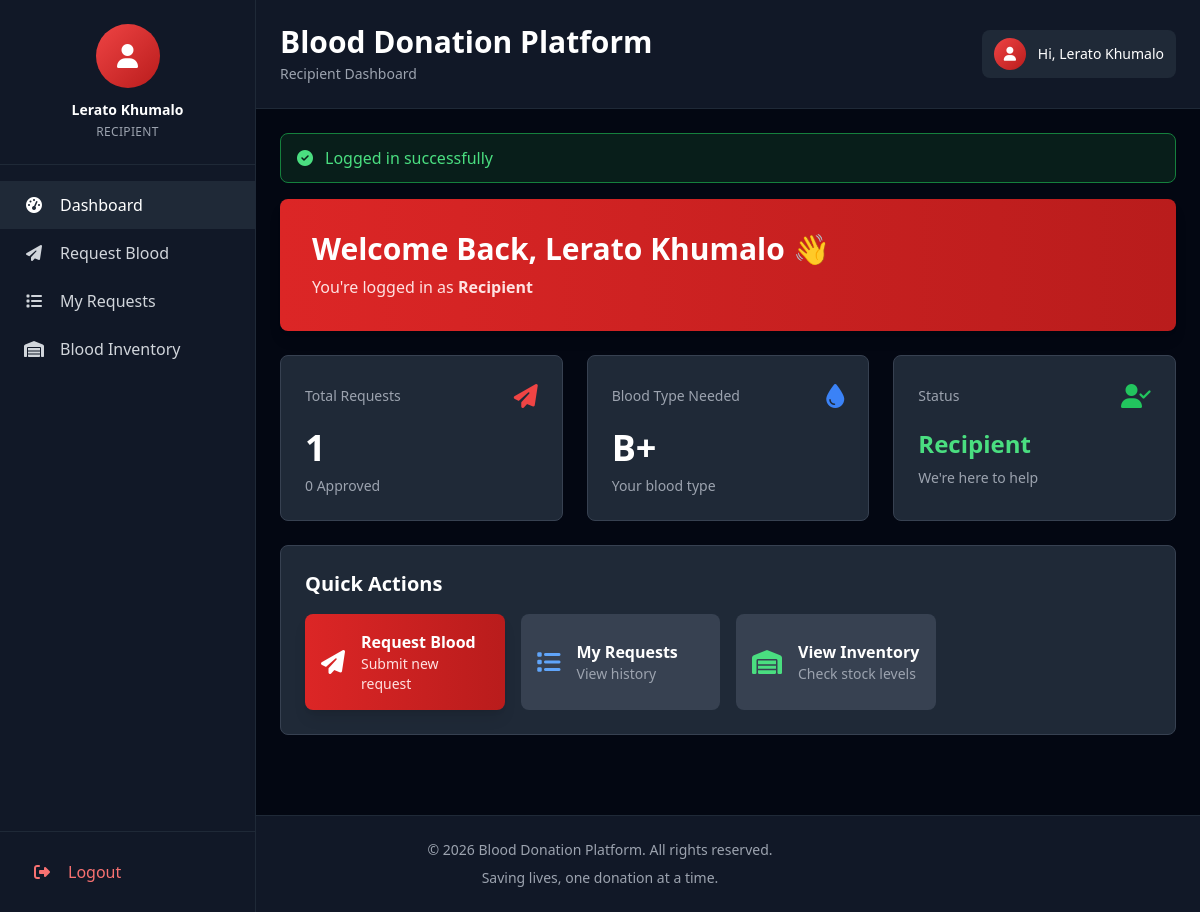
The app's page /dashboard.php (signed in) with its own data.
### tables this page shows
CREATE TABLE IF NOT EXISTS users (
  id INT AUTO_INCREMENT PRIMARY KEY,
  full_name VARCHAR(150) NOT NULL,
  email VARCHAR(150) NOT NULL UNIQUE,
  password VARCHAR(255) NOT NULL,
  phone VARCHAR(30),
  gender ENUM('Male','Female','Other') DEFAULT 'Other',
  blood_type VARCHAR(3),
  address TEXT,
  user_type ENUM('Admin','Staff','Donor','Recipient') NOT NULL DEFAULT 'Donor',
  created_at TIMESTAMP DEFAULT CURRENT_TIMESTAMP
);

### db.php (called while the page is built, shortened)
<?php
$db_host = 'localhost';
$db_user = 'root';
$db_pass = '';
$db_name = 'blood_donation_db';
$con = new mysqli($db_host, $db_user, $db_pass, $db_name);
function flash($key, $val = null) {
    if ($val === null) {
        if (isset($_SESSION['flash'][$key])) {
            $v = $_SESSION['flash'][$key];
            return $v;
        }
        return null;
    }
}
function current_user() {
    global $con;
    $id = (int)$_SESSION['user_id'];
    $res = $con->query("SELECT * FROM users WHERE id=$id");
    if ($res && $res->num_rows) return $res->fetch_assoc();
    return null;
}
?>

### dashboard.php (the view, shortened to what this page needs)
<?php
require_once 'db.php';
include 'header.php';
$stats = [];
if ($user['user_type'] === 'Donor') {
    $result = $con->query("SELECT COUNT(*) as total, SUM(CASE WHEN status='Approved' THEN 1 ELSE 0 END) as approved FROM donations WHERE donor_id={$user['id']}");
    $stats = $result->fetch_assoc();
} elseif ($user['user_type'] === 'Recipient') {
    $result = $con->query("SELECT COUNT(*) as total, SUM(CASE WHEN status='Approved' THEN 1 ELSE 0 END) as approved FROM requests WHERE recipient_id={$user['id']}");
    $stats = $result->fetch_assoc();
}
?>
<div class="bg-gradient-to-r from-red-600 to-red-700 rounded-lg p-8 mb-6 shadow-lg">
  <h2 class="text-3xl font-bold text-white mb-2">Welcome Back, <?=htmlspecialchars($user['full_name'])?> 👋</h2>
  <p class="text-red-100">You're logged in as <span class="font-semibold"><?=htmlspecialchars($user['user_type'])?></span></p>
</div>
<div class="grid grid-cols-1 md:grid-cols-3 gap-6 mb-6">
  <?php if ($user['user_type'] === 'Donor'): ?>
    <div class="bg-gray-800 border border-gray-700 rounded-lg p-6 hover:shadow-lg transition-all duration-200">
      <div class="flex items-center justify-between mb-4">
        <h3 class="text-gray-400 text-sm font-medium">Total Donations</h3>
        <i class="fas fa-hand-holding-heart text-red-500 text-2xl"></i>
      </div>
      <p class="text-4xl font-bold text-white"><?=$stats['total']?></p>
      <p class="text-gray-400 text-sm mt-2"><?=$stats['approved']?> Approved</p>
    </div>
    <div class="bg-gray-800 border border-gray-700 rounded-lg p-6 hover:shadow-lg transition-all duration-200">
      <div class="flex items-center justify-between mb-4">
        <h3 class="text-gray-400 text-sm font-medium">Blood Type</h3>
        <i class="fas fa-tint text-blue-500 text-2xl"></i>
      </div>
      <p class="text-4xl font-bold text-white"><?=htmlspecialchars($user['blood_type'] ?: 'N/A')?></p>
      <p class="text-gray-400 text-sm mt-2">Your blood type</p>
    </div>
    <div class="bg-gray-800 border border-gray-700 rounded-lg p-6 hover:shadow-lg transition-all duration-200">
      <div class="flex items-center justify-between mb-4">
        <h3 class="text-gray-400 text-sm font-medium">Status</h3>
        <i class="fas fa-check-circle text-green-500 text-2xl"></i>
      </div>
      <p class="text-2xl font-bold text-green-400">Active Donor</p>
      <p class="text-gray-400 text-sm mt-2">Thank you for saving lives</p>
    </div>
  <?php elseif ($user['user_type'] === 'Recipient'): ?>
    <div class="bg-gray-800 border border-gray-700 rounded-lg p-6 hover:shadow-lg transition-all duration-200">
      <div class="flex items-center justify-between mb-4">
        <h3 class="text-gray-400 text-sm font-medium">Total Requests</h3>
        <i class="fas fa-paper-plane text-red-500 text-2xl"></i>
      </div>
      <p class="text-4xl font-bold text-white"><?=$stats['total']?></p>
      <p class="text-gray-400 text-sm mt-2"><?=$stats['approved']?> Approved</p>
    </div>
    <div class="bg-gray-800 border border-gray-700 rounded-lg p-6 hover:shadow-lg transition-all duration-200">
      <div class="flex items-center justify-between mb-4">
        <h3 class="text-gray-400 text-sm font-medium">Blood Type Needed</h3>
        <i class="fas fa-tint text-blue-500 text-2xl"></i>
      </div>
      <p class="text-4xl font-bold text-white"><?=htmlspecialchars($user['blood_type'] ?: 'N/A')?></p>
      <p class="text-gray-400 text-sm mt-2">Your blood type</p>
    </div>
    <div class="bg-gray-800 border border-gray-700 rounded-lg p-6 hover:shadow-lg transition-all duration-200">
      <div class="flex items-center justify-between mb-4">
        <h3 class="text-gray-400 text-sm font-medium">Status</h3>
        <i class="fas fa-user-check text-green-500 text-2xl"></i>
      </div>
      <p class="text-2xl font-bold text-green-400">Recipient</p>
      <p class="text-gray-400 text-sm mt-2">We're here to help</p>
    </div>
  <?php endif; ?>
</div>
<div class="bg-gray-800 border border-gray-700 rounded-lg p-6 mb-6">
  <h3 class="text-xl font-bold text-white mb-4">Quick Actions</h3>
  <div class="grid grid-cols-1 md:grid-cols-2 lg:grid-cols-4 gap-4">
    <?php if ($user['user_type'] === 'Donor'): ?>
      <a href="donate.php" class="flex items-center gap-4 p-4 bg-gradient-to-r from-red-600 to-red-700 rounded-lg hover:from-red-700 hover:to-red-800 transition-all duration-200 shadow-lg">
        <i class="fas fa-hand-holding-heart text-white text-2xl"></i>
        <div>
          <p class="text-white font-semibold">Donate Blood</p>
          <p class="text-red-100 text-sm">Submit new donation</p>
        </div>
      </a>
      <a href="my_donations.php" class="flex items-center gap-4 p-4 bg-gray-700 hover:bg-gray-600 rounded-lg transition-all duration-200">
        <i class="fas fa-history text-blue-400 text-2xl"></i>
        <div>
          <p class="text-white font-semibold">My Donations</p>
          <p class="text-gray-400 text-sm">View history</p>
        </div>
      </a>
    <?php elseif ($user['user_type'] === 'Recipient'): ?>
      <a href="requests.php" class="flex items-center gap-4 p-4 bg-gradient-to-r from-red-600 to-red-700 rounded-lg hover:from-red-700 hover:to-red-800 transition-all duration-200 shadow-lg">
        <i class="fas fa-paper-plane text-white text-2xl"></i>
        <div>
          <p class="text-white font-semibold">Request Blood</p>
          <p class="text-red-100 text-sm">Submit new request</p>
        </div>
      </a>
      <a href="my_requests.php" class="flex items-center gap-4 p-4 bg-gray-700 hover:bg-gray-600 rounded-lg transition-all duration-200">
        <i class="fas fa-list text-blue-400 text-2xl"></i>
        <div>
          <p class="text-white font-semibold">My Requests</p>
          <p class="text-gray-400 text-sm">View history</p>
        </div>
      </a>
    <?php endif; ?>
    <?php if ($user['user_type'] !== 'Admin'): ?>
      <a href="inventory.php" class="flex items-center gap-4 p-4 bg-gray-700 hover:bg-gray-600 rounded-lg transition-all duration-200">
        <i class="fas fa-warehouse text-green-400 text-2xl"></i>
        <div>
          <p class="text-white font-semibold">View Inventory</p>
          <p class="text-gray-400 text-sm">Check stock levels</p>
        </div>
      </a>
    <?php endif; ?>
  </div>
</div>
<?php include 'footer.php'; ?>

### header.php (shortened to what this page needs)
<?php
require_once __DIR__ . '/db.php';
$user = current_user();
$current_page = basename($_SERVER['PHP_SELF']);
?>
<!doctype html>
<html lang="en">
<head>
  <script src="https://cdn.tailwindcss.com"></script>
  <link rel="stylesheet" href="https://cdnjs.cloudflare.com/ajax/libs/font-awesome/6.4.0/css/all.min.css" />
  <link rel="stylesheet" href="assets/css/custom.css" />
</head>
<body class="bg-gray-950 text-white overflow-x-hidden">
  <?php if ($user): ?>
  <div id="sidebar" class="fixed left-0 top-0 w-64 h-screen bg-gray-900 border-r border-gray-800 z-40 transition-all duration-300 flex flex-col overflow-y-auto md:translate-x-0 -translate-x-full">
    <div class="border-b border-gray-800 p-6 text-center flex-shrink-0 mt-16 md:mt-0">
      <div class="w-16 h-16 bg-gradient-to-br from-red-500 to-red-700 rounded-full mx-auto mb-3 flex items-center justify-center overflow-hidden flex-shrink-0">
        <i class="fas fa-user text-white text-2xl"></i>
      </div>
      <h3 class="text-white font-semibold text-sm mb-1"><?php echo htmlspecialchars($user['full_name']); ?></h3>
      <p class="text-gray-400 text-xs uppercase tracking-wide"><?php echo htmlspecialchars($user['user_type']); ?></p>
    </div>
    <nav class="flex-1 py-4 px-0">
      <a href="dashboard.php" class="nav-item flex items-center px-6 py-3 text-gray-300 hover:text-white hover:bg-gray-800 transition-all duration-200 <?php echo $current_page == 'dashboard.php' ? 'bg-gray-800 text-white' : ''; ?>">
        <i class="fas fa-tachometer-alt w-5 text-center mr-4"></i>
        <span class="nav-text">Dashboard</span>
      </a>
      <?php if ($user['user_type'] === 'Donor'): ?>
        <a href="donate.php" class="nav-item flex items-center px-6 py-3 text-gray-300 hover:text-white hover:bg-gray-800 transition-all duration-200 <?php echo $current_page == 'donate.php' ? 'bg-gray-800 text-white' : ''; ?>">
          <i class="fas fa-hand-holding-heart w-5 text-center mr-4"></i>
          <span class="nav-text">Donate Blood</span>
        </a>
        <a href="my_donations.php" class="nav-item flex items-center px-6 py-3 text-gray-300 hover:text-white hover:bg-gray-800 transition-all duration-200 <?php echo $current_page == 'my_donations.php' ? 'bg-gray-800 text-white' : ''; ?>">
          <i class="fas fa-history w-5 text-center mr-4"></i>
          <span class="nav-text">My Donations</span>
        </a>
      <?php elseif ($user['user_type'] === 'Recipient'): ?>
        <a href="requests.php" class="nav-item flex items-center px-6 py-3 text-gray-300 hover:text-white hover:bg-gray-800 transition-all duration-200 <?php echo $current_page == 'requests.php' ? 'bg-gray-800 text-white' : ''; ?>">
          <i class="fas fa-paper-plane w-5 text-center mr-4"></i>
          <span class="nav-text">Request Blood</span>
        </a>
        <a href="my_requests.php" class="nav-item flex items-center px-6 py-3 text-gray-300 hover:text-white hover:bg-gray-800 transition-all duration-200 <?php echo $current_page == 'my_requests.php' ? 'bg-gray-800 text-white' : ''; ?>">
          <i class="fas fa-list w-5 text-center mr-4"></i>
          <span class="nav-text">My Requests</span>
        </a>
      <?php endif; ?>
      <?php if ($user['user_type'] !== 'Admin'): ?>
        <a href="inventory.php" class="nav-item flex items-center px-6 py-3 text-gray-300 hover:text-white hover:bg-gray-800 transition-all duration-200 <?php echo $current_page == 'inventory.php' ? 'bg-gray-800 text-white' : ''; ?>">
          <i class="fas fa-warehouse w-5 text-center mr-4"></i>
          <span class="nav-text">Blood Inventory</span>
        </a>
      <?php endif; ?>
    </nav>
    <div class="border-t border-gray-800 p-4 flex-shrink-0">
      <a href="logout.php" class="flex items-center px-4 py-3 text-red-400 hover:text-red-300 hover:bg-red-900/20 rounded-lg transition-all duration-200">
        <i class="fas fa-sign-out-alt w-5 text-center mr-4"></i>
        <span class="nav-text">Logout</span>
      </a>
    </div>
  </div>
  <div class="md:ml-64 transition-all duration-300">
    <div class="bg-gray-900 border-b border-gray-800 sticky top-0 z-20">
      <div class="flex flex-col md:flex-row items-start md:items-center justify-between gap-4 p-6 mt-16 md:mt-0">
        <div class="flex-1">
          <h1 class="text-3xl font-bold text-white mb-1">Blood Donation Platform</h1>
          <p class="text-gray-400 text-sm"><?php echo htmlspecialchars($user['user_type']); ?> Dashboard</p>
        </div>
        <div class="flex items-center gap-4 w-full md:w-auto">
          <div class="flex items-center gap-3 bg-gray-800 px-3 py-2 rounded-lg">
            <div class="w-8 h-8 bg-gradient-to-br from-red-500 to-red-700 rounded-full flex items-center justify-center">
              <i class="fas fa-user text-white text-sm"></i>
            </div>
            <span class="text-sm text-white hidden sm:inline">Hi, <?php echo htmlspecialchars($user['full_name']); ?></span>
          </div>
        </div>
      </div>
    </div>
    <div class="p-6">
      <?php if ($m = flash('success')): ?>
        <div class="bg-green-900/30 border border-green-700 text-green-400 px-4 py-3 rounded-lg mb-4 flex items-center">
          <i class="fas fa-check-circle mr-3"></i>
          <span><?php echo htmlspecialchars($m); ?></span>
        </div>
      <?php endif; ?>
  <?php endif; ?>

### assets/css/custom.css (style rules this page uses)
html { scroll-behavior: smooth; }
* { transition: background-color 0.2s ease, color 0.2s ease, border-color 0.2s ease; }
button, a, input, select, textarea { transition: all 0.2s ease; }

### records on screen
users: full_name "Lerato Khumalo", user_type "RECIPIENT", user_type "Recipient", blood_type "B+"

### other values on screen
$m "Logged in successfully"
$stats['total'] "1"
$stats['approved'] "0"
